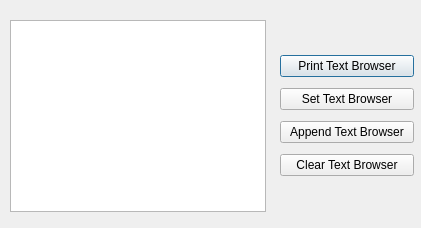
<?xml version="1.0" encoding="UTF-8"?>
<ui version="4.0">
 <class>Dialog</class>
 <widget class="QDialog" name="Dialog">
  <property name="geometry">
   <rect>
    <x>0</x>
    <y>0</y>
    <width>421</width>
    <height>228</height>
   </rect>
  </property>
  <property name="windowTitle">
   <string>Dialog</string>
  </property>
  <widget class="QTextBrowser" name="textBrowser_text">
   <property name="geometry">
    <rect>
     <x>10</x>
     <y>20</y>
     <width>256</width>
     <height>192</height>
    </rect>
   </property>
  </widget>
  <widget class="QWidget" name="layoutWidget">
   <property name="geometry">
    <rect>
     <x>280</x>
     <y>50</y>
     <width>134</width>
     <height>134</height>
    </rect>
   </property>
   <layout class="QVBoxLayout" name="verticalLayout">
    <item>
     <widget class="QPushButton" name="pushButton_printTextBrowser">
      <property name="text">
       <string>Print Text Browser</string>
      </property>
     </widget>
    </item>
    <item>
     <widget class="QPushButton" name="pushButton_setTextBrowser">
      <property name="text">
       <string>Set Text Browser</string>
      </property>
     </widget>
    </item>
    <item>
     <widget class="QPushButton" name="pushButton_appendTextBrowser">
      <property name="text">
       <string>Append Text Browser</string>
      </property>
     </widget>
    </item>
    <item>
     <widget class="QPushButton" name="pushButton_clearTextBrowser">
      <property name="text">
       <string>Clear Text Browser</string>
      </property>
     </widget>
    </item>
   </layout>
  </widget>
 </widget>
 <resources/>
 <connections/>
</ui>
